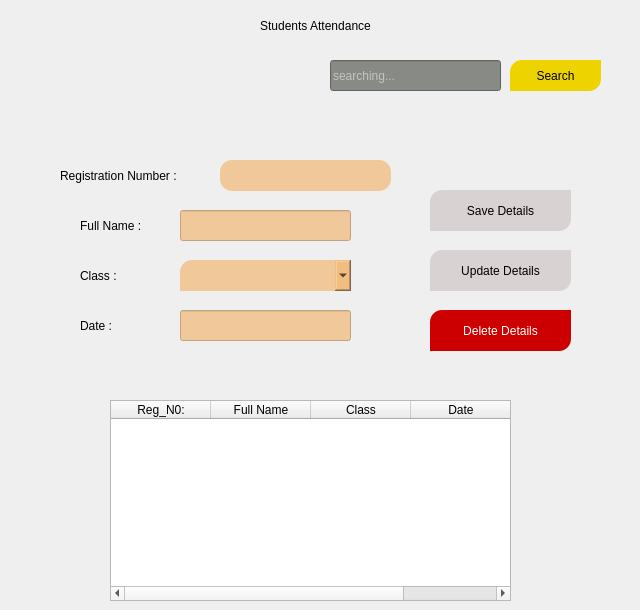
                <widget class="QWidget" name="attendance">
                 <attribute name="title">
                  <string>attendance</string>
                 </attribute>
                 <widget class="QPushButton" name="btn_register_11">
                  <property name="geometry">
                   <rect>
                    <x>430</x>
                    <y>190</y>
                    <width>141</width>
                    <height>41</height>
                   </rect>
                  </property>
                  <property name="cursor">
                   <cursorShape>PointingHandCursor</cursorShape>
                  </property>
                  <property name="styleSheet">
                   <string notr="true">QPushButton{
	background-color: rgba(214, 205, 205, 221);
border-top-left-radius: 12px;
border-bottom-right-radius: 12px;
}
QPushButton:hover{
	background-color: rgb(138, 226, 52);
	border-top-left-radius: 12px;
	border-bottom-right-radius: 12px;
}</string>
                  </property>
                  <property name="text">
                   <string>Save Details</string>
                  </property>
                  <property name="icon">
                   <iconset>
                    <normaloff>assets/buttons/save.svg</normaloff>assets/buttons/save.svg</iconset>
                  </property>
                  <property name="iconSize">
                   <size>
                    <width>20</width>
                    <height>20</height>
                   </size>
                  </property>
                 </widget>
                 <widget class="QPushButton" name="btn_update_4">
                  <property name="geometry">
                   <rect>
                    <x>430</x>
                    <y>250</y>
                    <width>141</width>
                    <height>41</height>
                   </rect>
                  </property>
                  <property name="cursor">
                   <cursorShape>PointingHandCursor</cursorShape>
                  </property>
                  <property name="styleSheet">
                   <string notr="true">QPushButton{
	background-color: rgba(214, 205, 205, 221);
border-top-left-radius: 12px;
border-bottom-right-radius: 12px;
}
QPushButton:hover{
	background-color: rgb(138, 226, 52);
	border-top-left-radius: 12px;
	border-bottom-right-radius: 12px;
}</string>
                  </property>
                  <property name="text">
                   <string>Update Details</string>
                  </property>
                  <property name="icon">
                   <iconset>
                    <normaloff>assets/buttons/edit-3.svg</normaloff>assets/buttons/edit-3.svg</iconset>
                  </property>
                  <property name="iconSize">
                   <size>
                    <width>20</width>
                    <height>20</height>
                   </size>
                  </property>
                 </widget>
                 <widget class="QPushButton" name="btn_delete_6">
                  <property name="geometry">
                   <rect>
                    <x>430</x>
                    <y>310</y>
                    <width>141</width>
                    <height>41</height>
                   </rect>
                  </property>
                  <property name="cursor">
                   <cursorShape>PointingHandCursor</cursorShape>
                  </property>
                  <property name="styleSheet">
                   <string notr="true">QPushButton{
	color: rgb(255, 255, 255);
	background-color: rgb(204, 0, 0);
border-top-left-radius: 12px;
border-bottom-right-radius: 12px;
}
QPushButton:hover{
	color: rgb(255, 255, 255);
	background-color: rgb(138, 226, 52);
	border-top-left-radius: 12px;
	border-bottom-right-radius: 12px;
}</string>
                  </property>
                  <property name="text">
                   <string>Delete Details</string>
                  </property>
                  <property name="icon">
                   <iconset>
                    <normaloff>assets/buttons/trash-2.svg</normaloff>assets/buttons/trash-2.svg</iconset>
                  </property>
                  <property name="iconSize">
                   <size>
                    <width>20</width>
                    <height>20</height>
                   </size>
                  </property>
                 </widget>
                 <widget class="QLabel" name="label_75">
                  <property name="geometry">
                   <rect>
                    <x>60</x>
                    <y>160</y>
                    <width>161</width>
                    <height>31</height>
                   </rect>
                  </property>
                  <property name="styleSheet">
                   <string notr="true">background-color: transparent;</string>
                  </property>
                  <property name="text">
                   <string>Registration Number :</string>
                  </property>
                 </widget>
                 <widget class="QLabel" name="label_76">
                  <property name="geometry">
                   <rect>
                    <x>80</x>
                    <y>260</y>
                    <width>101</width>
                    <height>31</height>
                   </rect>
                  </property>
                  <property name="styleSheet">
                   <string notr="true">background-color: transparent;</string>
                  </property>
                  <property name="text">
                   <string>Class :</string>
                  </property>
                 </widget>
                 <widget class="QLineEdit" name="student_name_14">
                  <property name="geometry">
                   <rect>
                    <x>180</x>
                    <y>210</y>
                    <width>171</width>
                    <height>31</height>
                   </rect>
                  </property>
                  <property name="styleSheet">
                   <string notr="true">background-color: rgba(241, 185, 119, 181);</string>
                  </property>
                  <property name="clearButtonEnabled">
                   <bool>true</bool>
                  </property>
                 </widget>
                 <widget class="QTableWidget" name="tableWidget_9">
                  <property name="geometry">
                   <rect>
                    <x>110</x>
                    <y>400</y>
                    <width>401</width>
                    <height>201</height>
                   </rect>
                  </property>
                  <column>
                   <property name="text">
                    <string>Reg_N0:</string>
                   </property>
                  </column>
                  <column>
                   <property name="text">
                    <string>Full Name</string>
                   </property>
                  </column>
                  <column>
                   <property name="text">
                    <string>Class</string>
                   </property>
                  </column>
                  <column>
                   <property name="text">
                    <string>Date</string>
                   </property>
                  </column>
                 </widget>
                 <widget class="QPushButton" name="btn_search_7">
                  <property name="geometry">
                   <rect>
                    <x>510</x>
                    <y>60</y>
                    <width>91</width>
                    <height>31</height>
                   </rect>
                  </property>
                  <property name="cursor">
                   <cursorShape>PointingHandCursor</cursorShape>
                  </property>
                  <property name="styleSheet">
                   <string notr="true">QPushButton{
	background-color: rgb(237, 212, 0);
border-top-left-radius: 12px;
border-bottom-right-radius: 12px;
}
QPushButton:hover{
	color: rgb(255, 255, 255);
	background-color: rgb(138, 226, 52);
	border-top-left-radius: 12px;
	border-bottom-right-radius: 12px;
}</string>
                  </property>
                  <property name="text">
                   <string>Search</string>
                  </property>
                  <property name="icon">
                   <iconset>
                    <normaloff>assets/buttons/search.svg</normaloff>assets/buttons/search.svg</iconset>
                  </property>
                  <property name="iconSize">
                   <size>
                    <width>20</width>
                    <height>20</height>
                   </size>
                  </property>
                 </widget>
                 <widget class="QLineEdit" name="attendance_search">
                  <property name="geometry">
                   <rect>
                    <x>330</x>
                    <y>60</y>
                    <width>171</width>
                    <height>31</height>
                   </rect>
                  </property>
                  <property name="styleSheet">
                   <string notr="true">background-color: rgb(136, 138, 133);
color: rgb(255, 255, 255);</string>
                  </property>
                  <property name="placeholderText">
                   <string>searching...</string>
                  </property>
                  <property name="clearButtonEnabled">
                   <bool>false</bool>
                  </property>
                 </widget>
                 <widget class="QLabel" name="label_77">
                  <property name="geometry">
                   <rect>
                    <x>80</x>
                    <y>210</y>
                    <width>91</width>
                    <height>31</height>
                   </rect>
                  </property>
                  <property name="styleSheet">
                   <string notr="true">background-color: transparent;</string>
                  </property>
                  <property name="text">
                   <string>Full Name :</string>
                  </property>
                 </widget>
                 <widget class="QComboBox" name="student_class_7">
                  <property name="geometry">
                   <rect>
                    <x>180</x>
                    <y>260</y>
                    <width>171</width>
                    <height>31</height>
                   </rect>
                  </property>
                  <property name="styleSheet">
                   <string notr="true">background-color: rgba(241, 185, 119, 181);
border-top-left-radius:12px;</string>
                  </property>
                  <property name="placeholderText">
                   <string>class .....</string>
                  </property>
                  <item>
                   <property name="text">
                    <string>Crache</string>
                   </property>
                  </item>
                  <item>
                   <property name="text">
                    <string>Nursery 1</string>
                   </property>
                  </item>
                  <item>
                   <property name="text">
                    <string>Nursery 2</string>
                   </property>
                  </item>
                  <item>
                   <property name="text">
                    <string>Kindergaten 1</string>
                   </property>
                  </item>
                  <item>
                   <property name="text">
                    <string>Kindergaten 2</string>
                   </property>
                  </item>
                  <item>
                   <property name="text">
                    <string>Class 1</string>
                   </property>
                  </item>
                  <item>
                   <property name="text">
                    <string>Class 2</string>
                   </property>
                  </item>
                  <item>
                   <property name="text">
                    <string>Class 3</string>
                   </property>
                  </item>
                  <item>
                   <property name="text">
                    <string>Class 4</string>
                   </property>
                  </item>
                  <item>
                   <property name="text">
                    <string>Class 5</string>
                   </property>
                  </item>
                  <item>
                   <property name="text">
                    <string>Class 6</string>
                   </property>
                  </item>
                  <item>
                   <property name="text">
                    <string>JHS 1</string>
                   </property>
                  </item>
                  <item>
                   <property name="text">
                    <string>JHS 2</string>
                   </property>
                  </item>
                  <item>
                   <property name="text">
                    <string>JHS 3</string>
                   </property>
                  </item>
                 </widget>
                 <widget class="QLineEdit" name="registration_number_7">
                  <property name="geometry">
                   <rect>
                    <x>220</x>
                    <y>160</y>
                    <width>171</width>
                    <height>31</height>
                   </rect>
                  </property>
                  <property name="styleSheet">
                   <string notr="true">background-color: rgba(241, 185, 119, 181);
border-radius: 12px;</string>
                  </property>
                 </widget>
                 <widget class="QLineEdit" name="paymentDate_2">
                  <property name="geometry">
                   <rect>
                    <x>180</x>
                    <y>310</y>
                    <width>171</width>
                    <height>31</height>
                   </rect>
                  </property>
                  <property name="styleSheet">
                   <string notr="true">background-color: rgba(241, 185, 119, 181);</string>
                  </property>
                  <property name="clearButtonEnabled">
                   <bool>true</bool>
                  </property>
                 </widget>
                 <widget class="QLabel" name="label_78">
                  <property name="geometry">
                   <rect>
                    <x>80</x>
                    <y>310</y>
                    <width>91</width>
                    <height>31</height>
                   </rect>
                  </property>
                  <property name="styleSheet">
                   <string notr="true">background-color: transparent;</string>
                  </property>
                  <property name="text">
                   <string>Date :</string>
                  </property>
                 </widget>
                 <widget class="QLabel" name="label_79">
                  <property name="geometry">
                   <rect>
                    <x>0</x>
                    <y>10</y>
                    <width>631</width>
                    <height>31</height>
                   </rect>
                  </property>
                  <property name="styleSheet">
                   <string notr="true">font: 700 17pt &quot;Roboto&quot;;
background-color: transparent;</string>
                  </property>
                  <property name="text">
                   <string>Students Attendance</string>
                  </property>
                  <property name="alignment">
                   <set>Qt::AlignCenter</set>
                  </property>
                 </widget>
                </widget>
